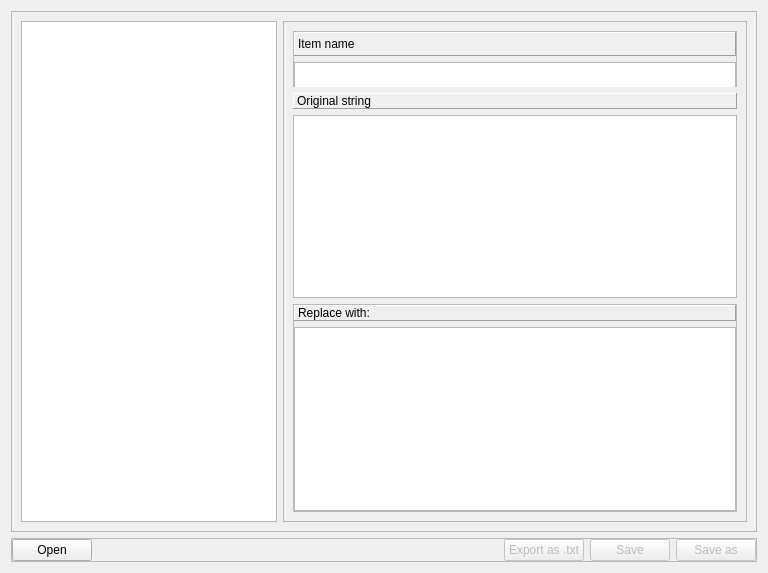
<?xml version="1.0" encoding="UTF-8"?>
<ui version="4.0">
 <class>gui_gmd</class>
 <widget class="QWidget" name="gui_gmd">
  <property name="geometry">
   <rect>
    <x>0</x>
    <y>0</y>
    <width>768</width>
    <height>573</height>
   </rect>
  </property>
  <property name="windowTitle">
   <string>Form</string>
  </property>
  <layout class="QVBoxLayout" name="verticalLayout_4">
   <item>
    <widget class="QFrame" name="frame_4">
     <property name="frameShape">
      <enum>QFrame::StyledPanel</enum>
     </property>
     <property name="frameShadow">
      <enum>QFrame::Raised</enum>
     </property>
     <layout class="QHBoxLayout" name="horizontalLayout">
      <item>
       <widget class="QListWidget" name="list_Strings">
        <property name="enabled">
         <bool>true</bool>
        </property>
        <property name="sizePolicy">
         <sizepolicy hsizetype="Preferred" vsizetype="Expanding">
          <horstretch>0</horstretch>
          <verstretch>0</verstretch>
         </sizepolicy>
        </property>
        <property name="movement">
         <enum>QListView::Static</enum>
        </property>
        <property name="flow">
         <enum>QListView::TopToBottom</enum>
        </property>
        <property name="currentRow">
         <number>-1</number>
        </property>
       </widget>
      </item>
      <item>
       <widget class="QFrame" name="frame_3">
        <property name="sizePolicy">
         <sizepolicy hsizetype="MinimumExpanding" vsizetype="Preferred">
          <horstretch>0</horstretch>
          <verstretch>0</verstretch>
         </sizepolicy>
        </property>
        <property name="frameShape">
         <enum>QFrame::StyledPanel</enum>
        </property>
        <property name="frameShadow">
         <enum>QFrame::Raised</enum>
        </property>
        <layout class="QVBoxLayout" name="verticalLayout_5">
         <item>
          <widget class="QFrame" name="frame_5">
           <property name="frameShape">
            <enum>QFrame::StyledPanel</enum>
           </property>
           <property name="frameShadow">
            <enum>QFrame::Raised</enum>
           </property>
           <layout class="QVBoxLayout" name="verticalLayout_3">
            <property name="leftMargin">
             <number>0</number>
            </property>
            <property name="topMargin">
             <number>0</number>
            </property>
            <property name="rightMargin">
             <number>0</number>
            </property>
            <property name="bottomMargin">
             <number>0</number>
            </property>
            <item>
             <widget class="QLabel" name="label_3">
              <property name="frameShape">
               <enum>QFrame::Panel</enum>
              </property>
              <property name="frameShadow">
               <enum>QFrame::Raised</enum>
              </property>
              <property name="text">
               <string>Item name</string>
              </property>
             </widget>
            </item>
            <item>
             <widget class="QTextEdit" name="text_Item">
              <property name="sizePolicy">
               <sizepolicy hsizetype="Expanding" vsizetype="Ignored">
                <horstretch>0</horstretch>
                <verstretch>0</verstretch>
               </sizepolicy>
              </property>
              <property name="minimumSize">
               <size>
                <width>0</width>
                <height>32</height>
               </size>
              </property>
             </widget>
            </item>
           </layout>
          </widget>
         </item>
         <item>
          <widget class="QFrame" name="frame">
           <layout class="QVBoxLayout" name="verticalLayout">
            <property name="leftMargin">
             <number>0</number>
            </property>
            <property name="topMargin">
             <number>0</number>
            </property>
            <property name="rightMargin">
             <number>0</number>
            </property>
            <property name="bottomMargin">
             <number>0</number>
            </property>
            <item>
             <widget class="QLabel" name="label">
              <property name="frameShape">
               <enum>QFrame::Panel</enum>
              </property>
              <property name="frameShadow">
               <enum>QFrame::Raised</enum>
              </property>
              <property name="text">
               <string>Original string</string>
              </property>
              <property name="alignment">
               <set>Qt::AlignLeading|Qt::AlignLeft|Qt::AlignVCenter</set>
              </property>
             </widget>
            </item>
            <item>
             <widget class="QTextEdit" name="text_Original">
              <property name="textInteractionFlags">
               <set>Qt::TextSelectableByKeyboard|Qt::TextSelectableByMouse</set>
              </property>
             </widget>
            </item>
           </layout>
          </widget>
         </item>
         <item>
          <widget class="QFrame" name="frame_2">
           <property name="frameShape">
            <enum>QFrame::StyledPanel</enum>
           </property>
           <property name="frameShadow">
            <enum>QFrame::Raised</enum>
           </property>
           <layout class="QVBoxLayout" name="verticalLayout_2">
            <property name="leftMargin">
             <number>0</number>
            </property>
            <property name="topMargin">
             <number>0</number>
            </property>
            <property name="rightMargin">
             <number>0</number>
            </property>
            <property name="bottomMargin">
             <number>0</number>
            </property>
            <item>
             <widget class="QLabel" name="label_2">
              <property name="frameShape">
               <enum>QFrame::Panel</enum>
              </property>
              <property name="frameShadow">
               <enum>QFrame::Raised</enum>
              </property>
              <property name="text">
               <string>Replace with:</string>
              </property>
              <property name="alignment">
               <set>Qt::AlignLeading|Qt::AlignLeft|Qt::AlignVCenter</set>
              </property>
             </widget>
            </item>
            <item>
             <widget class="QTextEdit" name="text_Replace">
              <property name="enabled">
               <bool>true</bool>
              </property>
             </widget>
            </item>
           </layout>
          </widget>
         </item>
        </layout>
       </widget>
      </item>
     </layout>
    </widget>
   </item>
   <item>
    <widget class="QFrame" name="frame_lmd_standalone">
     <property name="enabled">
      <bool>true</bool>
     </property>
     <property name="frameShape">
      <enum>QFrame::StyledPanel</enum>
     </property>
     <property name="frameShadow">
      <enum>QFrame::Raised</enum>
     </property>
     <layout class="QHBoxLayout" name="horizontalLayout_2">
      <property name="leftMargin">
       <number>0</number>
      </property>
      <property name="topMargin">
       <number>0</number>
      </property>
      <property name="rightMargin">
       <number>0</number>
      </property>
      <property name="bottomMargin">
       <number>0</number>
      </property>
      <item>
       <widget class="QPushButton" name="btn_Open">
        <property name="text">
         <string>Open</string>
        </property>
       </widget>
      </item>
      <item>
       <spacer name="horizontalSpacer">
        <property name="orientation">
         <enum>Qt::Horizontal</enum>
        </property>
        <property name="sizeHint" stdset="0">
         <size>
          <width>280</width>
          <height>20</height>
         </size>
        </property>
       </spacer>
      </item>
      <item>
       <widget class="QPushButton" name="btn_Export">
        <property name="enabled">
         <bool>false</bool>
        </property>
        <property name="text">
         <string>Export as .txt</string>
        </property>
       </widget>
      </item>
      <item>
       <widget class="QPushButton" name="btn_Save">
        <property name="enabled">
         <bool>false</bool>
        </property>
        <property name="text">
         <string>Save</string>
        </property>
       </widget>
      </item>
      <item>
       <widget class="QPushButton" name="btn_SaveAs">
        <property name="enabled">
         <bool>false</bool>
        </property>
        <property name="text">
         <string>Save as</string>
        </property>
       </widget>
      </item>
     </layout>
    </widget>
   </item>
  </layout>
 </widget>
 <resources/>
 <connections/>
</ui>
